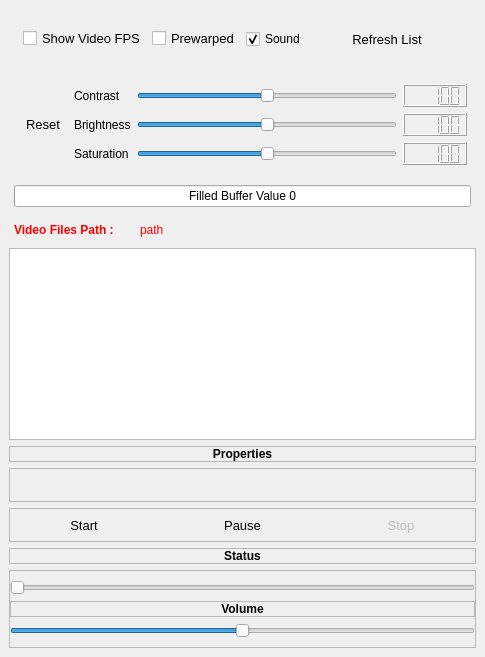
        <widget class="QWidget" name="page_3">
         <layout class="QVBoxLayout" name="verticalLayout_6">
          <property name="spacing">
           <number>6</number>
          </property>
          <property name="leftMargin">
           <number>9</number>
          </property>
          <property name="topMargin">
           <number>9</number>
          </property>
          <property name="rightMargin">
           <number>9</number>
          </property>
          <property name="bottomMargin">
           <number>9</number>
          </property>
          <item>
           <layout class="QVBoxLayout" name="MediaLayout">
            <item>
             <widget class="QFrame" name="frame">
              <layout class="QVBoxLayout" name="verticalLayout_15">
               <item>
                <widget class="QFrame" name="frame">
                 <layout class="QHBoxLayout" name="horizontalLayout_4">
                  <property name="leftMargin">
                   <number>5</number>
                  </property>
                  <property name="topMargin">
                   <number>5</number>
                  </property>
                  <property name="rightMargin">
                   <number>5</number>
                  </property>
                  <property name="bottomMargin">
                   <number>5</number>
                  </property>
                  <item>
                   <widget class="QCheckBox" name="chShowFPS">
                    <property name="font">
                     <font>
                      <pointsize>10</pointsize>
                     </font>
                    </property>
                    <property name="text">
                     <string>Show Video FPS</string>
                    </property>
                   </widget>
                  </item>
                  <item>
                   <widget class="QCheckBox" name="chpreWarped">
                    <property name="font">
                     <font>
                      <pointsize>10</pointsize>
                     </font>
                    </property>
                    <property name="text">
                     <string>Prewarped</string>
                    </property>
                   </widget>
                  </item>
                  <item>
                   <widget class="QCheckBox" name="chSound">
                    <property name="text">
                     <string>Sound</string>
                    </property>
                    <property name="checked">
                     <bool>true</bool>
                    </property>
                   </widget>
                  </item>
                  <item>
                   <widget class="QPushButton" name="btnRefresh">
                    <property name="minimumSize">
                     <size>
                      <width>150</width>
                      <height>32</height>
                     </size>
                    </property>
                    <property name="maximumSize">
                     <size>
                      <width>150</width>
                      <height>16777215</height>
                     </size>
                    </property>
                    <property name="styleSheet">
                     <string notr="true">QPushButton { 
     border-style: inset;
     border-width: 1px;
     border-radius:5px;
	 padding: 3px;
     border-style: solid;
     border-width: 1px;
     border-radius:5px;
     border-color: palette(button);
	 padding: 3px;
     font-size: 10pt;
}

QPushButton:checked { 
     border-color: palette(dark);
    background-color: qradialgradient(cx: 0.7, cy: 1.4, fx: 0.7, fy: 1.9, radius: 1.5, stop: 0 rgb(255, 255, 0), stop: 1 transparent );
}

QPushButton:pressed { 
     border-color: palette(dark);
     background-color: qradialgradient(cx: 0.7, cy: 1.4, fx: 0.7, fy: 1.9, radius: 1.5, stop: 0 palette(dark), stop: 1 transparent );
}

</string>
                    </property>
                    <property name="text">
                     <string>Refresh List</string>
                    </property>
                   </widget>
                  </item>
                 </layout>
                </widget>
               </item>
              </layout>
             </widget>
            </item>
            <item>
             <widget class="QFrame" name="frame">
              <layout class="QGridLayout" name="layout66">
               <item row="0" column="3">
                <widget class="QLCDNumber" name="lcdNumberCon">
                 <property name="value" stdset="0">
                  <double>100.000000000000000</double>
                 </property>
                </widget>
               </item>
               <item row="2" column="1">
                <widget class="QLabel" name="lblSaturation">
                 <property name="text">
                  <string>Saturation</string>
                 </property>
                </widget>
               </item>
               <item row="0" column="2">
                <widget class="QSlider" name="sliderContrast">
                 <property name="minimum">
                  <number>0</number>
                 </property>
                 <property name="maximum">
                  <number>200</number>
                 </property>
                 <property name="singleStep">
                  <number>1</number>
                 </property>
                 <property name="value">
                  <number>100</number>
                 </property>
                 <property name="orientation">
                  <enum>Qt::Horizontal</enum>
                 </property>
                 <property name="tickPosition">
                  <enum>QSlider::NoTicks</enum>
                 </property>
                </widget>
               </item>
               <item row="1" column="2">
                <widget class="QSlider" name="sliderBrightness">
                 <property name="minimum">
                  <number>0</number>
                 </property>
                 <property name="maximum">
                  <number>200</number>
                 </property>
                 <property name="value">
                  <number>100</number>
                 </property>
                 <property name="orientation">
                  <enum>Qt::Horizontal</enum>
                 </property>
                </widget>
               </item>
               <item row="2" column="3">
                <widget class="QLCDNumber" name="lcdNumberSat">
                 <property name="value" stdset="0">
                  <double>100.000000000000000</double>
                 </property>
                </widget>
               </item>
               <item row="1" column="1">
                <widget class="QLabel" name="lblBrightness">
                 <property name="text">
                  <string>Brightness</string>
                 </property>
                </widget>
               </item>
               <item row="1" column="3">
                <widget class="QLCDNumber" name="lcdNumberBright">
                 <property name="value" stdset="0">
                  <double>100.000000000000000</double>
                 </property>
                </widget>
               </item>
               <item row="2" column="2">
                <widget class="QSlider" name="sliderSaturation">
                 <property name="minimum">
                  <number>0</number>
                 </property>
                 <property name="maximum">
                  <number>200</number>
                 </property>
                 <property name="value">
                  <number>100</number>
                 </property>
                 <property name="orientation">
                  <enum>Qt::Horizontal</enum>
                 </property>
                </widget>
               </item>
               <item row="0" column="1">
                <widget class="QLabel" name="lblContrast">
                 <property name="text">
                  <string>Contrast</string>
                 </property>
                </widget>
               </item>
               <item row="0" column="0" rowspan="3">
                <widget class="QPushButton" name="btnVideoColorReset">
                 <property name="sizePolicy">
                  <sizepolicy hsizetype="Minimum" vsizetype="Minimum">
                   <horstretch>0</horstretch>
                   <verstretch>0</verstretch>
                  </sizepolicy>
                 </property>
                 <property name="minimumSize">
                  <size>
                   <width>50</width>
                   <height>70</height>
                  </size>
                 </property>
                 <property name="styleSheet">
                  <string notr="true">QPushButton { 
     border-style: inset;
     border-width: 1px;
     border-radius:5px;
	 padding: 3px;
     border-style: solid;
     border-width: 1px;
     border-radius:5px;
     border-color: palette(button);
	 padding: 3px;
     font-size: 10pt;
}

QPushButton:checked { 
     border-color: palette(dark);
    background-color: qradialgradient(cx: 0.7, cy: 1.4, fx: 0.7, fy: 1.9, radius: 1.5, stop: 0 rgb(255, 255, 0), stop: 1 transparent );
}

QPushButton:pressed { 
     border-color: palette(dark);
     background-color: qradialgradient(cx: 0.7, cy: 1.4, fx: 0.7, fy: 1.9, radius: 1.5, stop: 0 palette(dark), stop: 1 transparent );
}

</string>
                 </property>
                 <property name="text">
                  <string>Reset</string>
                 </property>
                 <property name="flat">
                  <bool>false</bool>
                 </property>
                </widget>
               </item>
              </layout>
             </widget>
            </item>
            <item>
             <layout class="QVBoxLayout" name="verticalLayout_24">
              <property name="leftMargin">
               <number>5</number>
              </property>
              <property name="topMargin">
               <number>5</number>
              </property>
              <property name="rightMargin">
               <number>5</number>
              </property>
              <property name="bottomMargin">
               <number>5</number>
              </property>
              <item>
               <layout class="QHBoxLayout" name="horizontalLayout_15">
                <property name="spacing">
                 <number>6</number>
                </property>
                <property name="leftMargin">
                 <number>0</number>
                </property>
                <property name="topMargin">
                 <number>0</number>
                </property>
                <property name="rightMargin">
                 <number>0</number>
                </property>
                <property name="bottomMargin">
                 <number>0</number>
                </property>
                <item>
                 <widget class="QProgressBar" name="progressBuffer">
                  <property name="value">
                   <number>0</number>
                  </property>
                  <property name="format">
                   <string>Filled Buffer Value %v</string>
                  </property>
                 </widget>
                </item>
               </layout>
              </item>
             </layout>
            </item>
            <item>
             <layout class="QHBoxLayout" name="horizontalLayout_14">
              <property name="leftMargin">
               <number>5</number>
              </property>
              <property name="topMargin">
               <number>5</number>
              </property>
              <property name="rightMargin">
               <number>5</number>
              </property>
              <property name="bottomMargin">
               <number>5</number>
              </property>
              <item>
               <widget class="QLabel" name="lblPathDesc">
                <property name="minimumSize">
                 <size>
                  <width>0</width>
                  <height>0</height>
                 </size>
                </property>
                <property name="maximumSize">
                 <size>
                  <width>120</width>
                  <height>16777215</height>
                 </size>
                </property>
                <property name="font">
                 <font>
                  <pointsize>9</pointsize>
                  <weight>75</weight>
                  <bold>true</bold>
                 </font>
                </property>
                <property name="text">
                 <string>&lt;html&gt;&lt;head/&gt;&lt;body&gt;&lt;p&gt;&lt;span style=&quot; font-size:9pt; color:#ff0000;&quot;&gt;Video Files Path :&lt;/span&gt;&lt;/p&gt;&lt;/body&gt;&lt;/html&gt;</string>
                </property>
               </widget>
              </item>
              <item>
               <widget class="QLabel" name="lblPath">
                <property name="text">
                 <string>&lt;html&gt;&lt;head/&gt;&lt;body&gt;&lt;p&gt;&lt;span style=&quot; font-size:9pt; color:#ff0000;&quot;&gt;path&lt;/span&gt;&lt;/p&gt;&lt;/body&gt;&lt;/html&gt;</string>
                </property>
               </widget>
              </item>
             </layout>
            </item>
            <item>
             <widget class="QListWidget" name="listFilesWidget">
              <property name="sizePolicy">
               <sizepolicy hsizetype="Expanding" vsizetype="Expanding">
                <horstretch>0</horstretch>
                <verstretch>0</verstretch>
               </sizepolicy>
              </property>
              <property name="iconSize">
               <size>
                <width>100</width>
                <height>100</height>
               </size>
              </property>
              <property name="spacing">
               <number>2</number>
              </property>
             </widget>
            </item>
            <item>
             <widget class="QLabel" name="lblProperties">
              <property name="font">
               <font>
                <pointsize>9</pointsize>
                <weight>75</weight>
                <bold>true</bold>
               </font>
              </property>
              <property name="frameShape">
               <enum>QFrame::StyledPanel</enum>
              </property>
              <property name="text">
               <string>Properties</string>
              </property>
              <property name="alignment">
               <set>Qt::AlignCenter</set>
              </property>
             </widget>
            </item>
            <item>
             <widget class="QFrame" name="frame_4">
              <property name="frameShape">
               <enum>QFrame::StyledPanel</enum>
              </property>
              <property name="frameShadow">
               <enum>QFrame::Raised</enum>
              </property>
              <layout class="QVBoxLayout" name="verticalLayout_3">
               <item>
                <widget class="QLabel" name="labelProperties">
                 <property name="text">
                  <string/>
                 </property>
                 <property name="wordWrap">
                  <bool>true</bool>
                 </property>
                </widget>
               </item>
              </layout>
             </widget>
            </item>
            <item>
             <widget class="QFrame" name="frame_3">
              <property name="frameShape">
               <enum>QFrame::StyledPanel</enum>
              </property>
              <property name="frameShadow">
               <enum>QFrame::Raised</enum>
              </property>
              <layout class="QHBoxLayout" name="horizontalLayout">
               <property name="spacing">
                <number>10</number>
               </property>
               <property name="leftMargin">
                <number>0</number>
               </property>
               <property name="topMargin">
                <number>0</number>
               </property>
               <property name="rightMargin">
                <number>0</number>
               </property>
               <property name="bottomMargin">
                <number>0</number>
               </property>
               <item>
                <widget class="QPushButton" name="btnmStart">
                 <property name="minimumSize">
                  <size>
                   <width>0</width>
                   <height>32</height>
                  </size>
                 </property>
                 <property name="maximumSize">
                  <size>
                   <width>16777215</width>
                   <height>16777215</height>
                  </size>
                 </property>
                 <property name="styleSheet">
                  <string notr="true">QPushButton { 
     border-style: inset;
     border-width: 1px;
     border-radius:5px;
	 padding: 3px;
     border-style: solid;
     border-width: 1px;
     border-radius:5px;
     border-color: palette(button);
	 padding: 3px;
     font-size: 10pt;
}

QPushButton:checked { 
     border-color: palette(dark);
    background-color: qradialgradient(cx: 0.7, cy: 1.4, fx: 0.7, fy: 1.9, radius: 1.5, stop: 0 rgb(255, 255, 0), stop: 1 transparent );
}

QPushButton:pressed { 
     border-color: palette(dark);
     background-color: qradialgradient(cx: 0.7, cy: 1.4, fx: 0.7, fy: 1.9, radius: 1.5, stop: 0 palette(dark), stop: 1 transparent );
}

</string>
                 </property>
                 <property name="text">
                  <string>Start</string>
                 </property>
                 <property name="icon">
                  <iconset resource="../../data/mainRes.qrc">
                   <normaloff>:/graphicGui/gui/btScriptRun-off.png</normaloff>:/graphicGui/gui/btScriptRun-off.png</iconset>
                 </property>
                 <property name="checkable">
                  <bool>true</bool>
                 </property>
                </widget>
               </item>
               <item>
                <widget class="QPushButton" name="btnmPause">
                 <property name="minimumSize">
                  <size>
                   <width>0</width>
                   <height>32</height>
                  </size>
                 </property>
                 <property name="maximumSize">
                  <size>
                   <width>16777215</width>
                   <height>16777215</height>
                  </size>
                 </property>
                 <property name="styleSheet">
                  <string notr="true">QPushButton { 
     border-style: inset;
     border-width: 1px;
     border-radius:5px;
	 padding: 3px;
     border-style: solid;
     border-width: 1px;
     border-radius:5px;
     border-color: palette(button);
	 padding: 3px;
     font-size: 10pt;
}

QPushButton:checked { 
     border-color: palette(dark);
    background-color: qradialgradient(cx: 0.7, cy: 1.4, fx: 0.7, fy: 1.9, radius: 1.5, stop: 0 rgb(255, 255, 0), stop: 1 transparent );
}

QPushButton:pressed { 
     border-color: palette(dark);
     background-color: qradialgradient(cx: 0.7, cy: 1.4, fx: 0.7, fy: 1.9, radius: 1.5, stop: 0 palette(dark), stop: 1 transparent );
}

</string>
                 </property>
                 <property name="text">
                  <string>Pause</string>
                 </property>
                 <property name="icon">
                  <iconset resource="../../data/mainRes.qrc">
                   <normaloff>:/graphicGui/gui/btTimePause-on.png</normaloff>:/graphicGui/gui/btTimePause-on.png</iconset>
                 </property>
                 <property name="checkable">
                  <bool>true</bool>
                 </property>
                </widget>
               </item>
               <item>
                <widget class="QPushButton" name="btnmStop">
                 <property name="enabled">
                  <bool>false</bool>
                 </property>
                 <property name="minimumSize">
                  <size>
                   <width>0</width>
                   <height>32</height>
                  </size>
                 </property>
                 <property name="maximumSize">
                  <size>
                   <width>16777215</width>
                   <height>16777215</height>
                  </size>
                 </property>
                 <property name="styleSheet">
                  <string notr="true">QPushButton { 
     border-style: inset;
     border-width: 1px;
     border-radius:5px;
	 padding: 3px;
     border-style: solid;
     border-width: 1px;
     border-radius:5px;
     border-color: palette(button);
	 padding: 3px;
     font-size: 10pt;
}

QPushButton:checked { 
     border-color: palette(dark);
    background-color: qradialgradient(cx: 0.7, cy: 1.4, fx: 0.7, fy: 1.9, radius: 1.5, stop: 0 rgb(255, 255, 0), stop: 1 transparent );
}

QPushButton:pressed { 
     border-color: palette(dark);
     background-color: qradialgradient(cx: 0.7, cy: 1.4, fx: 0.7, fy: 1.9, radius: 1.5, stop: 0 palette(dark), stop: 1 transparent );
}

</string>
                 </property>
                 <property name="text">
                  <string>Stop</string>
                 </property>
                 <property name="icon">
                  <iconset resource="../../data/mainRes.qrc">
                   <normaloff>:/graphicGui/gui/btScriptStop-off.png</normaloff>:/graphicGui/gui/btScriptStop-off.png</iconset>
                 </property>
                 <property name="checkable">
                  <bool>false</bool>
                 </property>
                </widget>
               </item>
              </layout>
             </widget>
            </item>
            <item>
             <widget class="QLabel" name="lblStatus">
              <property name="font">
               <font>
                <pointsize>9</pointsize>
                <weight>75</weight>
                <bold>true</bold>
               </font>
              </property>
              <property name="frameShape">
               <enum>QFrame::StyledPanel</enum>
              </property>
              <property name="text">
               <string>Status</string>
              </property>
              <property name="alignment">
               <set>Qt::AlignCenter</set>
              </property>
             </widget>
            </item>
            <item>
             <widget class="QFrame" name="frame_5">
              <property name="frameShape">
               <enum>QFrame::StyledPanel</enum>
              </property>
              <property name="frameShadow">
               <enum>QFrame::Raised</enum>
              </property>
              <layout class="QVBoxLayout" name="verticalLayout_4">
               <property name="leftMargin">
                <number>0</number>
               </property>
               <property name="topMargin">
                <number>9</number>
               </property>
               <property name="rightMargin">
                <number>0</number>
               </property>
               <property name="bottomMargin">
                <number>9</number>
               </property>
               <item>
                <widget class="QSlider" name="trackMedia">
                 <property name="value">
                  <number>0</number>
                 </property>
                 <property name="orientation">
                  <enum>Qt::Horizontal</enum>
                 </property>
                 <property name="tickPosition">
                  <enum>QSlider::NoTicks</enum>
                 </property>
                </widget>
               </item>
               <item>
                <widget class="QLabel" name="labelVolume">
                 <property name="font">
                  <font>
                   <weight>75</weight>
                   <bold>true</bold>
                  </font>
                 </property>
                 <property name="frameShape">
                  <enum>QFrame::StyledPanel</enum>
                 </property>
                 <property name="text">
                  <string>Volume</string>
                 </property>
                 <property name="alignment">
                  <set>Qt::AlignCenter</set>
                 </property>
                </widget>
               </item>
               <item>
                <widget class="QSlider" name="tbarSes">
                 <property name="maximum">
                  <number>256</number>
                 </property>
                 <property name="value">
                  <number>128</number>
                 </property>
                 <property name="orientation">
                  <enum>Qt::Horizontal</enum>
                 </property>
                </widget>
               </item>
              </layout>
             </widget>
            </item>
           </layout>
          </item>
         </layout>
        </widget>
